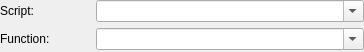
<?xml version="1.0" encoding="UTF-8"?>
<ui version="4.0">
 <class>PapyrusFragmentEditor</class>
 <widget class="QWidget" name="PapyrusFragmentEditor">
  <property name="geometry">
   <rect>
    <x>0</x>
    <y>0</y>
    <width>364</width>
    <height>52</height>
   </rect>
  </property>
  <property name="windowTitle">
   <string>Form</string>
  </property>
  <layout class="QGridLayout" name="gridLayout" columnstretch="1,3">
   <property name="leftMargin">
    <number>0</number>
   </property>
   <property name="topMargin">
    <number>0</number>
   </property>
   <property name="rightMargin">
    <number>0</number>
   </property>
   <property name="bottomMargin">
    <number>0</number>
   </property>
   <item row="1" column="1">
    <widget class="QComboBox" name="function">
     <property name="editable">
      <bool>true</bool>
     </property>
    </widget>
   </item>
   <item row="0" column="1">
    <widget class="QComboBox" name="scriptname">
     <property name="editable">
      <bool>true</bool>
     </property>
    </widget>
   </item>
   <item row="1" column="0">
    <widget class="QLabel" name="label_2">
     <property name="text">
      <string>Function:</string>
     </property>
     <property name="buddy">
      <cstring>function</cstring>
     </property>
    </widget>
   </item>
   <item row="0" column="0">
    <widget class="QLabel" name="label">
     <property name="text">
      <string>Script:</string>
     </property>
     <property name="buddy">
      <cstring>scriptname</cstring>
     </property>
    </widget>
   </item>
   <item row="2" column="0" colspan="2">
    <spacer name="verticalSpacer">
     <property name="orientation">
      <enum>Qt::Vertical</enum>
     </property>
     <property name="sizeHint" stdset="0">
      <size>
       <width>0</width>
       <height>0</height>
      </size>
     </property>
    </spacer>
   </item>
  </layout>
 </widget>
 <resources/>
 <connections/>
</ui>
